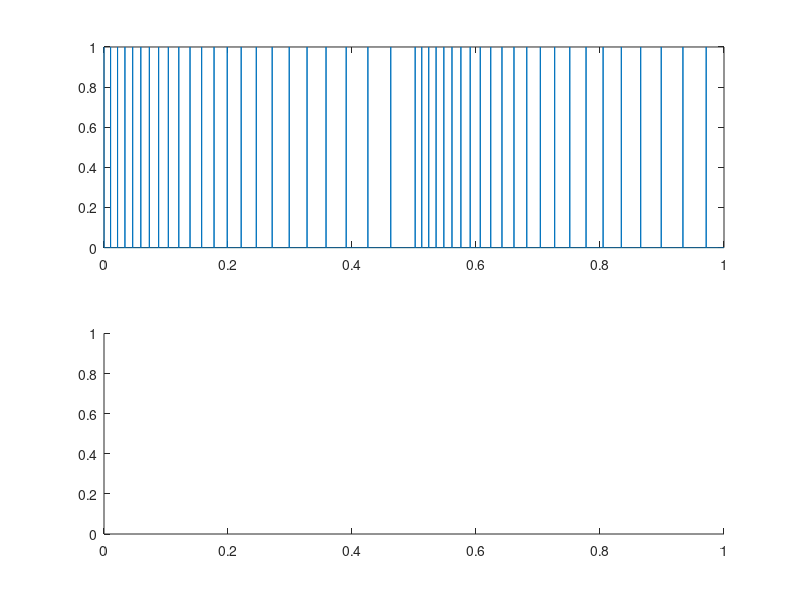

Here is the MATLAB script that generated this plot: (Note: this script raises an error after producing the figure.)
clear; clc; close all;

Fs = 8000;
dur = 1;
t_seg = 10;

NS = round(Fs * dur);
e = zeros(NS, 1);
p = 1;
while p <= NS
    e(p) = 1;
    m = ceil(p / (t_seg * Fs / 1000));
    PT = 80 + 5 * mod(m, 50);
    p = p + PT;
end

figure;
subplot(2, 1, 1);
plot((0:7999)/8000, e);
subplot(2, 1, 2);
fft_singleband_plot(e, 8000);

A = [1, -1.3789, 0.9506];
s = filter(1, A, e);
sound([e; s], 8000);

figure;
subplot(2, 1, 1);
plot((0:7999)/8000, s);
subplot(2, 1, 2);
fft_singleband_plot(s, 8000);
